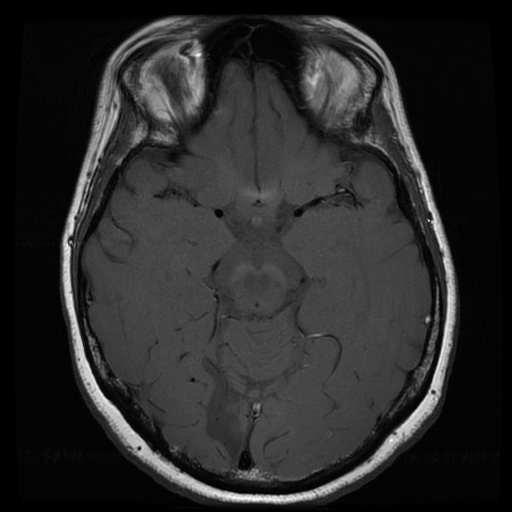
#> input picture testin/Glas_LCvolume001-7_org.tif, 512 x 512 px, found by its file name
$ python fft_test1.py   (older library calls are emulated)
#> lines starting #> are read from the running program, lines starting #| are printed output that depends on the picture
import numpy as np
import cv2
from matplotlib import pyplot as plt

img_addr = "../data/0-Image512/Glas_LCvolume001-7_org.tif"
img = cv2.imread(img_addr,0)
#> img is the input picture: shape (512, 512); min 0, max 255, mean 42.1

#fft shift
dft = cv2.dft(np.float32(img), flags = cv2.DFT_COMPLEX_OUTPUT)
dftshift = np.fft.fftshift(dft)
res1= 20*np.log(cv2.magnitude(dftshift[:,:,0], dftshift[:,:,1]))
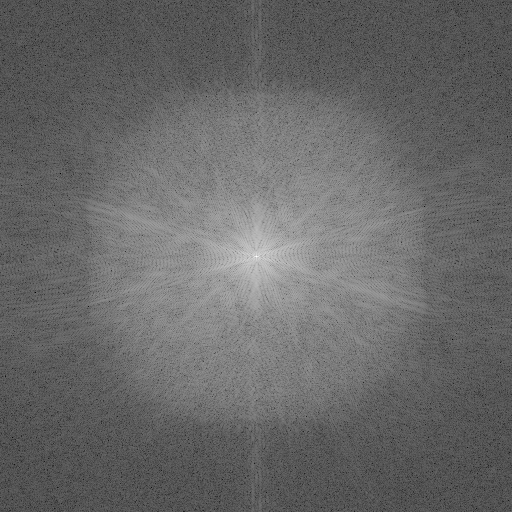
#> res1: shape (512, 512) float32; min 0.0593, max 324.4, mean 132.7; drawn with min black and max white

# Normalize and convert to 8-bit unsigned integer
res1 = cv2.normalize(res1, None, 0, 255, cv2.NORM_MINMAX, dtype=cv2.CV_8U)

#save
cv2.imwrite("./out.tif", res1)

# Perform inverse FFT shift
dftshift_reverse = np.fft.ifftshift(dftshift)

# Perform inverse DFT
idft = cv2.idft(dftshift_reverse)
idft = cv2.magnitude(idft[:, :, 0], idft[:, :, 1])

# Normalize and convert to 8-bit unsigned integer
idft = cv2.normalize(idft, None, 0, 255, cv2.NORM_MINMAX, dtype=cv2.CV_8U)

# Save the reversed image
cv2.imwrite("out_reverse.tif", idft)
